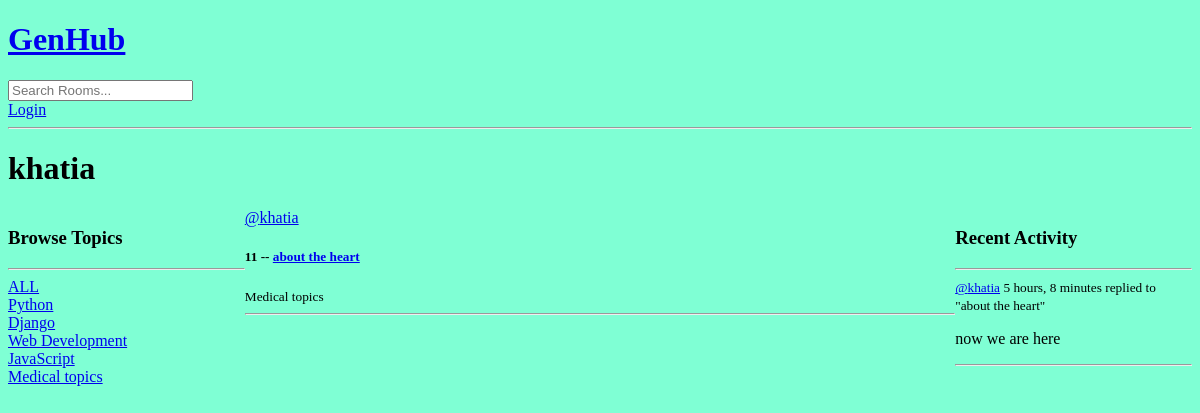
Page /profile/5/ on the earlier database version.
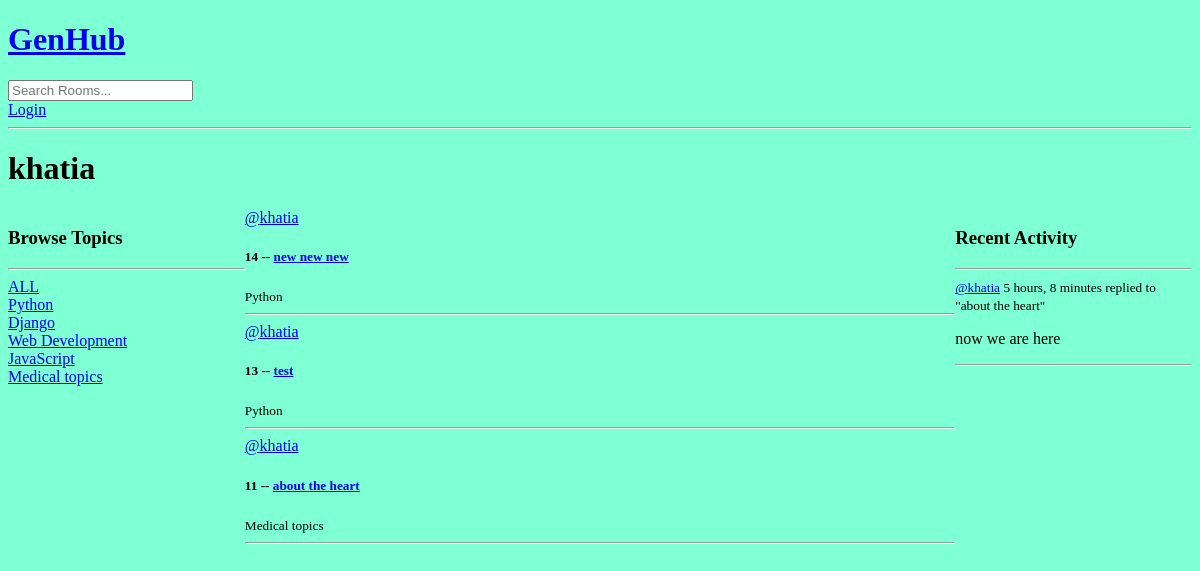
Same page on the later database version.
### base/models.py (models this page shows, shortened)
class Topic(models.Model):
    name = models.CharField(max_length = 200)

class Room(models.Model):
    host = models.ForeignKey(User , on_delete = models.SET_NULL, null = True)
    topic = models.ForeignKey(Topic, on_delete = models.SET_NULL, null = True)
    name = models.CharField(max_length = 200)
    description = models.TextField(null = True, blank = True)
    participants = models.ManyToManyField(User, related_name='participants', blank=True)
    updated = models.DateTimeField(auto_now = True)
    created  = models.DateTimeField(auto_now_add = True)
    class Meta:
        ordering = ['-updated', '-created']
    def __str__(self):
        return str(self.name)

class Message(models.Model):
    user = models.ForeignKey(User, on_delete = models.CASCADE )
    room = models.ForeignKey(Room, on_delete = models.CASCADE )
    body = models.TextField()
    updated = models.DateTimeField(auto_now = True)
    created  = models.DateTimeField(auto_now_add = True)
    class Meta:
        ordering = ['-updated', '-created']
    def __str__(self):
        return self.body[0:50]

### base/views.py (the view)
# urls.py: path('profile/<str:pk>/', views.userProfile, name = 'user-profile'),
def userProfile(request, pk):
    user = User.objects.get(id = pk)
    rooms = user.room_set.all()
    room_messages = user.message_set.all()
    topics = Topic.objects.all()
    context = {'user': user, 'rooms':rooms, 'room_messages':room_messages, "topics": topics}
    return render(request, 'base/profile.html', context)

### base/templates/base/profile.html (shortened to what this page needs)
 {% extends 'main.html' %}
 {% block content %}
 <h1> {{user.username}} </h1>
 <div class="profile-container">
    <div>
        {% include 'base/topics_component.html' %}
    </div>
    <div>
        {% include 'base/feed_component.html' %}
    </div>
    <div>
        {% include 'base/activity_component.html' %}
    </div>
 </div>
 {% endblock content %}

### templates/main.html (shortened to what this page needs)
<!DOCTYPE html>
{% load static %}
<html lang="en">
<head>
    <link rel="stylesheet" type="text/css" media="screen" href="{% static 'styles/main.css' %}"/>
</head>
<body>
    {% include 'navbar.html' %}
    {% block content %}
    {% endblock %}
</body>
</html>

### templates/navbar.html
<a href = "/">
    <h1> GenHub </h1>
</a>
<form method="GET" action="{% url 'home' %}">
    <input type="text" name="q"  placeholder="Search Rooms..." />
</form>
{% if request.user.is_authenticated %}
<p>Hello {{request.user}}</p>
<a href="{% url 'logout' %}" >Logout</a>
{% else %}
<a href="{% url 'login' %}" >Login</a>
{% endif  %}
<hr>

### base/templates/base/topics_component.html
<h3>Browse Topics</h3>
<hr>
<div>
    <a href="{% url 'home' %}" >ALL</a>
</div>
{% for topic in topics %}
<div>
    <a href="{% url 'home' %}?q={{topic.name}}" >{{topic.name}}</a>
</div>
{%endfor%}

### base/templates/base/feed_component.html (shortened to what this page needs)
<div>
    {% for room in rooms %}
    <div>
        <a href='{% url "user-profile" user.id %}'>@{{room.host.username }}</a>
        <h5> {{room.id}} -- <a href = " {% url 'room' room.id %} ">{{room.name}} </a> </h5>
        <small> {{room.topic.name}} </small>
        <hr>
    </div>
    {%endfor %}
</div>

### base/templates/base/activity_component.html (shortened to what this page needs)
<h3> Recent Activity </h3>
<hr>
{% for message in room_messages %}
<div>
    <small><a href="{% url 'user-profile' message.user.id %}"> @{{message.user}}</a> {{message.created|timesince}} </small>
    <small> replied to "{{message.room}}"</small>
    <p> {{message}} </p>
    <hr>
</div>
{% endfor %}

### static/styles/main.css (style rules this page uses)
body { background-color: aquamarine; }

### base/templates/base/profile.html (style rules this page uses)
.profile-container { display: grid; grid-template-columns: 1fr 3fr 1fr; }

Differences in the rows shown:
added Room: host.username "khatia", id "14", name "new new new", topic.name "Python"
added Room: host.username "khatia", id "13", name "test", topic.name "Python"
